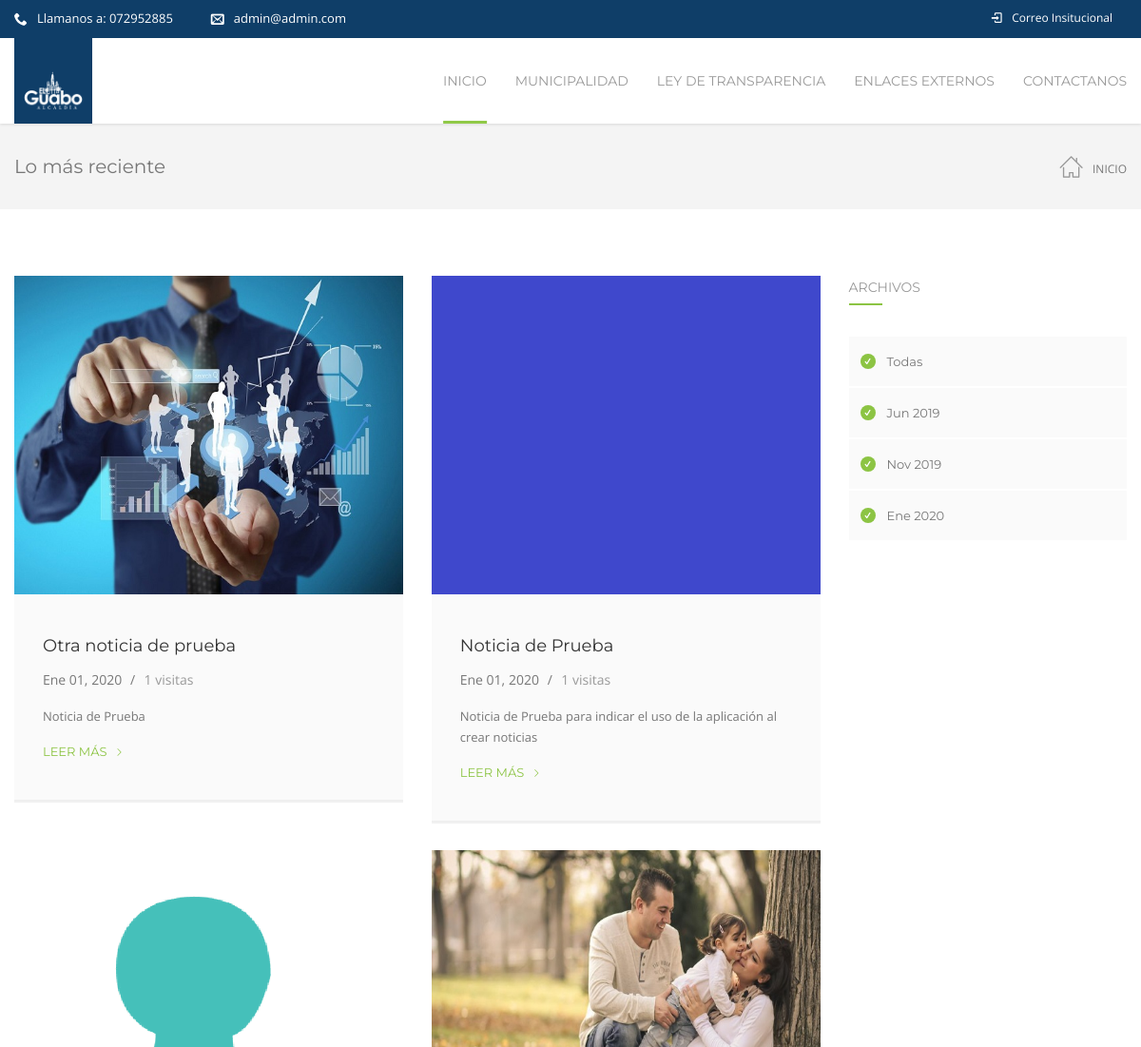
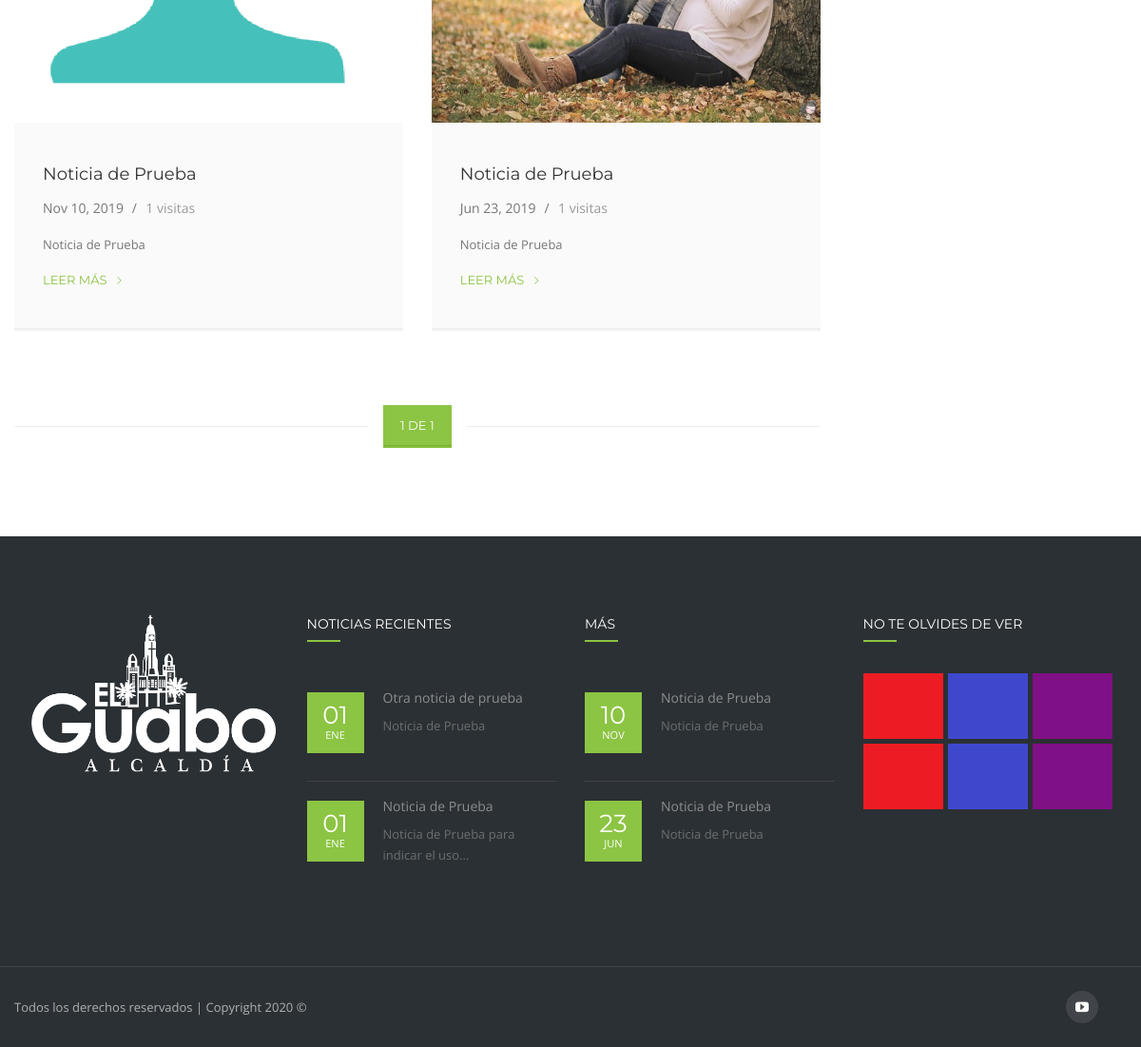
Screenshot of /noticias/ with the database file from the repository (2 pictures, top to bottom).
### Apps/Inicio/models.py (models this page shows)
class Institucion(models.Model):
    nombre= models.CharField(max_length=60)
    logo = models.ImageField(upload_to="logo",null=True,blank=True)
    direccion = models.CharField(max_length=120,null=True,blank=True)
    telefono=models.CharField(max_length=60,null=True,blank=True)
    email = models.EmailField(max_length=150,null=True,blank=True)
    mision =RichTextUploadingField(null=True,blank=True)
    vision= RichTextUploadingField(null=True,blank=True)
    objetivos = RichTextUploadingField(null=True,blank=True)
    facebook=models.CharField(max_length=200,null=True,blank=True)
    twitter=models.CharField(max_length=200,null=True,blank=True)
    google_plus=models.CharField(max_length=200,null=True,blank=True)
    youtube=models.CharField(max_length=200,null=True,blank=True)
    class Meta:
        verbose_name_plural = "1. Institución"

class Noticias(models.Model):
    fecha=models.DateTimeField()
    titulo=models.CharField(max_length=200)
    banner = models.ImageField(upload_to="noticias/banner",null=True,blank=True)
    imagen =models.ImageField(upload_to='noticias', help_text="Imagen de 585 x 480")
    descripcion_corta =models.CharField(max_length=160)
    pagina = RichTextUploadingField()
    visitas =models.IntegerField(default=1)
    class Meta:
        verbose_name_plural ="5. Noticias"

### Apps/Inicio/views.py (the view)
# urls.py: path('noticias/',noticias),
def noticias(request):
    institucion = Institucion.objects.first()
    contexto = {
        'correo': institucion.email,
        'telefono': institucion.telefono,
        'logo': institucion.logo,
        'institucion':institucion,
        'noticias':listado_noticias(request),
        'archivos':Noticias.objects.annotate(available=Count('fecha')).dates('fecha', 'month'),
        'proyectos': Proyectos.objects.all(),
    }
    return render(request,'noticia.html',contexto)

### Apps/Inicio/views.py (called while the page is built)
def listado_noticias(request,mes=None,year=None):
    lista=None
    if mes and year:
        lista=Noticias.objects.filter(fecha__month=mes, fecha__year=year).order_by('-fecha')
    else:
        lista = Noticias.objects.all().order_by('-fecha')
    paginator = Paginator(lista, 10)
    page_number = request.GET.get('page')
    page_obj = paginator.get_page(page_number)
    return page_obj

### templates/noticia.html (shortened to what this page needs)
{% extends 'home-7.html' %}
{% block contenido %}
    <div class="page-content-wrap">
        <header class="rich-header blog-header version1 icon-dark" data-parallax="false" style="">
            <div class="container nz-clearfix">
                <h1 style="">Lo más reciente</h1>
                <div style="color:#777777;" class="nz-breadcrumbs nz-clearfix"><a href="/">Inicio</a></div>
            </div>
        </header>
        <div class="blog-layout-wrap medium sidebar-true" id="nz-target">
            <div id="loop" class="loop">
                <div class="container nz-clearfix">
                    <section class="main-content left">
                        <section class="content lazy blog-layout animation-false nz-clearfix">
                            <div class="blog-post blog-post-1 nz-clearfix">
                                {% for noticia in noticias %}
                                    <article data-grid="ninzio_01"
                                             class="post-1771 post type-post status-publish format-standard has-post-thumbnail hentry category-gardening tag-design tag-logo tag-painting tag-repairing tag-shopping"
                                             id="post-1771">
                                        <div class="nz-thumbnail"><img width="585" height="480"
                                        </div>
                                        <div class="post-body">
                                            <div class="post-body-in">
                                                <h3 class="post-title">
                                                    <a href="/noticias_/{{ noticia.id }}/{{ noticia.fecha|date:"m" }}/" rel="bookmark">
                                                        {{ noticia.titulo }}
                                                    </a>
                                                </h3>
                                                <div class="postmeta">
                                                    <div class="post-date-full">{{ noticia.fecha|date:"M d, Y" }}</div>
                                                    <div class="post-category"><a
                                                            rel="category tag">{{ noticia.visitas }} visitas</a></div>
                                                </div>
                                                <div class="post-excerpt">
                                                    {{ noticia.descripcion_corta }}
                                                </div>
                                                <a class="post-more" href="/noticias_/{{ noticia.id }}/{{ noticia.fecha|date:"m" }}/">Leer más
                                                    <span class="icon-uniE91B icon"></span>
                                                </a>
                                            </div>
                                        </div>
                                    </article>
                                {% endfor %}
                            </div>
                        </section>
                        <nav class=ninzio-navigation>
                            <ul class='page-numbers'>
                                <li><span class='page-numbers current'>{{ noticias.number }} de {{ noticias.paginator.num_pages }}</span> </li>
                            </ul>
                        </nav>
                    </section>
                    <aside class="sidebar">
                        <aside class='blog-widget-area widget-area'>
                            <div id="archives-2" class="widget widget_archive">
                                <h6 class="widget_title">Archivos</h6>
                                <ul>
                                    <li>
                                            <a href='/noticias/'>Todas</a>
                                        </li>
                                    {% for archivo in archivos %}
                                        <li>
                                            <a href='/noticias/{{ archivo|date:"m" }}/{{ archivo|date:"Y" }}/'>{{ archivo|date:"M Y" }}</a>
                                        </li>
                                    {% endfor %}
                                </ul>
                            </div>
                        </aside>
                    </aside>
                </div>
            </div>
        </div>
    </div>
{% endblock %}

### templates/home-7.html (shortened to what this page needs)
<!DOCTYPE html>
<html class="no-js  blank-false " lang="es-EC">
<head>
    <link rel='stylesheet' href='/static/css/settings.css' type='text/css' media='all' />
    <link rel='stylesheet' href='/static/css/style.css' type='text/css' media='all' />
    <link rel='stylesheet' href='/static/css/js_composer.min.css' type='text/css' media='all' />
</head>
<body class="home page page-id-7 page-template page-template-page-vc page-template-page-vc-php wpb-js-composer js-comp-ver-4.11.2 vc_responsive ">
    <div id="gen-wrap">
        <div id="wrap" class="nz-wide">
            <header class="header desk version1 stuck-false top-true sl-false search-true cart-true iversion-dark effect-underline subeffect-ghost fixed-true fiversion-dark">
                <div class="header-top" style="background: #0f3e68;">
                        <div class="container nz-clearfix">
                            <div class="slogan nz-clearfix">
                                <div class="nz-bar"><span class="nz-icon none small icon-phone animate-false"></span><span class="header-top-label">Llamanos
                                </span> a: {{telefono}}</div>
                                <div class="nz-bar"><span class="nz-icon none small icon-envelope animate-false"></span>{{correo}}</div>
                            </div>
                            <nav class="header-top-menu nz-clearfix">
                                <ul class="menu">
                                    <li class="icon-login menu-item"><a href="/"><span class="mi"></span><span class="txt">Correo Insitucional</span></a></li>
                                </ul>
                            </nav>
                        </div>
                    </div>
                <div class="header-content">
                    <div class="header-body">
                        <div class="container nz-clearfix">
                            <div class="logo logo-desk">
                                <a href="/" title="El Guabo" style="background: #0f3e68; padding: 10px">
                                    <img style="max-width:149px;max-height:41px;" src="/media/{{logo}}" alt="Focuson">
                                </a>
                            </div>
                            <nav class="header-menu desk-menu nz-clearfix">
                                <ul id="header-menu" class="menu">
                                    <li class="menu-item current-menu-item menu-item-has-children" data-mm="false" data-mmc="2">
                                        <a href="/"><span class="txt">Inicio</span></a>
                                    </li>
                                    <li class="menu-item menu-item-has-children" data-mm="false" data-mmc="2">
                                        <a href="#"><span class="txt">Municipalidad</span></a>
                                    </li>
                                    <li class="menu-item menu-item-has-children" data-mm="false" data-mmc="2">
                                        <a href="#"><span class="txt">Ley de Transparencia</span></a>
                                    </li>
                                    <li class="menu-item menu-item-has-children"><a href="#"><span class="txt">Enlaces Externos</span></a>
                                    </li>
                                    <li class="menu-item menu-item-has-children" data-mm="false" data-mmc="2">
                                        <a href="/contacto/"><span class="txt">Contactanos</span></a>
                                    </li>
                                </ul>
                            </nav>
                        </div>
                    </div>
                </div>
            </header>
            <div class="page-content-wrap">
            {% block contenido %}{% endblock %}
            {% block footer %}
                <footer class='footer'>
                    <div class="footer-widget-area nz-clearfix">
                        <div class="container">
                            <aside class="footer-widget-area widget-area nz-clearfix">
                                <div id="text-2" class="widget widget_text">
                                    <div class="textwidget"><img src="/media/{{ logo }}" alt="Focuson">
                                        <div class="gap nz-clearfix" style="height:35px">&nbsp;</div>
                                        <div class="gap nz-clearfix" style="height:25px">&nbsp;</div></div>
                                </div>
                                <div id="nz-recent-posts-2" class="widget widget_nz_recent_entries">
                                    <h6 class="widget_title">Noticias Recientes</h6>
                                    <ul>
                                        {% for noticia in noticias %}
                                            {% if forloop.counter <= 2 %}
                                                <li class="post">
                                                    <div class="post-date-custom"><span>{{noticia.fecha|date:"d"}}</span><span>{{noticia.fecha|date:"M"}}</span></div>
                                                    <div class="post-body">
                                                        <a class="post-title" href="/noticias_/{{ noticia.id }}/{{noticia.fecha|date:"m"}}">{{noticia.titulo}}</a>
                                                        <div class="widget-post-category">{{ noticia.descripcion_corta|truncatechars:40 }}</div>
                                                    </div>
                                                </li>
                                            {% endif %}
                                        {% endfor %}
                                    </ul>
                                </div>
                                <div id="nz-recent-posts-2" class="widget widget_nz_recent_entries">
                                <h6 class="widget_title"> Más</h6>
                                    <ul>
                                        {% for noticia in noticias %}
                                            {% if forloop.counter > 2 and forloop.counter <= 4 %}
                                                <li class="post">
                                                    <div class="post-date-custom"><span>{{noticia.fecha|date:"d"}}</span><span>{{noticia.fecha|date:"M"}}</span></div>
                                                    <div class="post-body">
                                                        <a class="post-title" href="/noticias_/{{ noticia.id }}/{{noticia.fecha|date:"m"}}">{{noticia.titulo}}</a>
                                                        <div class="widget-post-category">{{ noticia.descripcion_corta|truncatechars:40 }}</div>
                                                    </div>
                                                </li>
                                            {% endif %}
                                        {% endfor %}
                                    </ul>
                                </div>
                                <div id="mailchimp-4" class="widget widget_mailchimp">
                                    <h6 class="widget_title">No te olvides de ver</h6>
                                    <div class="recent-projects nz-clearfix">
                                        {% for proyecto in proyectos %}
                                        <div class="post nz-clearfix">
                                            <a href="/proyecto/{{proyecto.id}}" title="Jurong Hub">
                                                <div class="nz-thumbnail">
                                                </div>
                                            </a>
                                        </div>
                                        {% endfor %}
                                    </div>
                                </div>
                            </aside>
                        </div>
                    </div>
                    <div class="footer-info-area nz-clearfix">
                        <div class="container">
                            <div class="footer-copyright nz-clearfix">
                                Todos los derechos reservados | Copyright 2020 ©
                            </div>
                            <div class="social-links">
                                {% if institucion.youtube %}
                                <a class="icon-youtube" href="{{ institucion.youtube }}" title="youtube" target="_blank"></a>
                                {% endif %}
                            </div>
                        </div>
                    </div>
                </footer>
            {% endblock %}
            </div>
        </div>
    </div>
</body>
</html>

### static/css/header-im.css (style rules this page uses)
.icon-login>a>.mi:before { content:"\e8b9"; }

### rows the page displays
Institucion: telefono "072952885", email "admin@admin.com", logo (picture)
Noticias: titulo "Otra noticia de prueba", fecha "Ene 01, 2020", visitas "1", descripcion_corta "Noticia de Prueba", fecha "01", fecha "ENE"
Noticias: titulo "Noticia de Prueba", fecha "Ene 01, 2020", visitas "1", descripcion_corta "Noticia de Prueba para indicar el uso de la aplicación al crear noticias", fecha "01", fecha "ENE", descripcion_corta "Noticia de Prueba para indicar el uso..."
Noticias: titulo "Noticia de Prueba", fecha "Nov 10, 2019", visitas "1", descripcion_corta "Noticia de Prueba", fecha "10", fecha "NOV"
Noticias: titulo "Noticia de Prueba", fecha "Jun 23, 2019", visitas "1", descripcion_corta "Noticia de Prueba", fecha "23", fecha "JUN"

### other values shown
{{ noticias.number }} "1"
{{ noticias.paginator.num_pages }} "1"
{{ archivo|date:"M Y" }} "Jun 2019" "Nov 2019" "Ene 2020"
